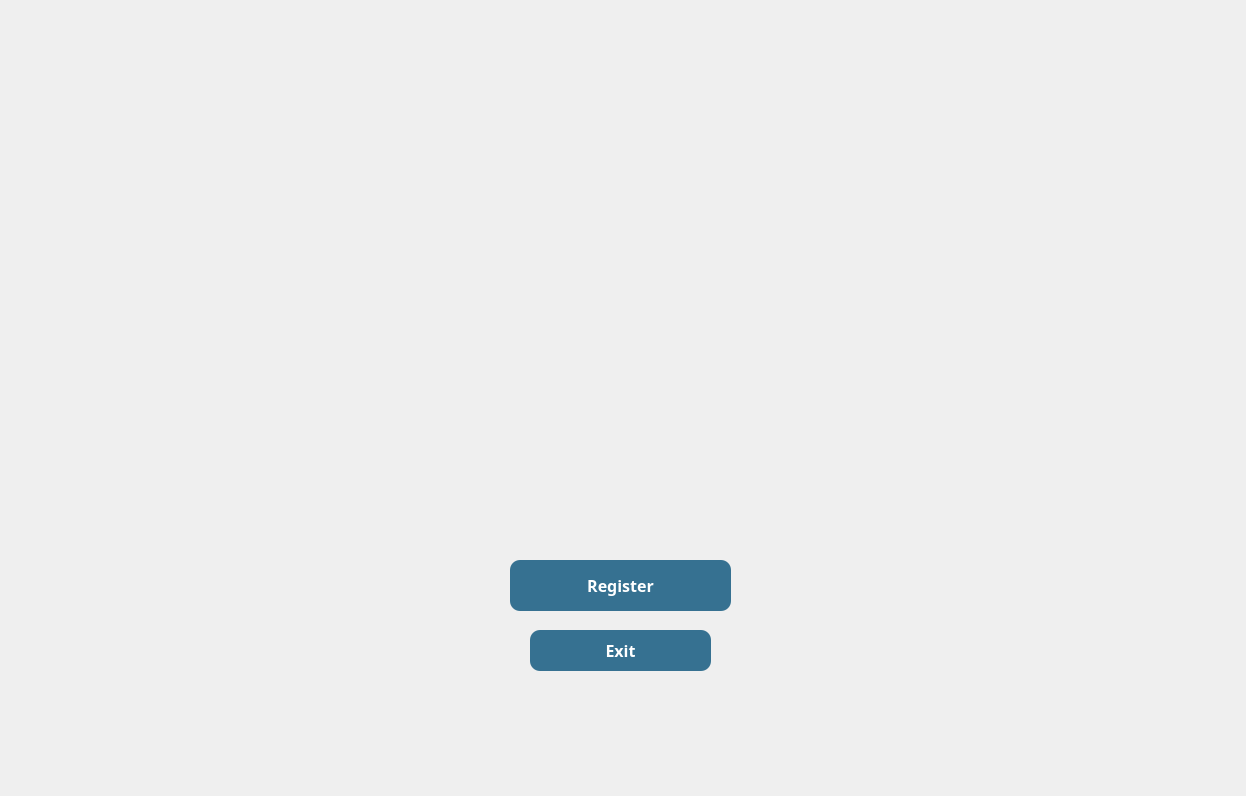
<?xml version="1.0" encoding="UTF-8"?>
<ui version="4.0">
 <class>Dialog</class>
 <widget class="QDialog" name="Dialog">
  <property name="geometry">
   <rect>
    <x>0</x>
    <y>0</y>
    <width>1246</width>
    <height>796</height>
   </rect>
  </property>
  <property name="windowTitle">
   <string>Dialog</string>
  </property>
  <widget class="QLabel" name="label">
   <property name="geometry">
    <rect>
     <x>0</x>
     <y>0</y>
     <width>1246</width>
     <height>796</height>
    </rect>
   </property>
   <property name="acceptDrops">
    <bool>true</bool>
   </property>
   <property name="text">
    <string/>
   </property>
   <property name="pixmap">
    <pixmap>images/background registration 1.png</pixmap>
   </property>
   <property name="scaledContents">
    <bool>true</bool>
   </property>
   <property name="wordWrap">
    <bool>false</bool>
   </property>
  </widget>
  <widget class="QPushButton" name="regbutt">
   <property name="geometry">
    <rect>
     <x>510</x>
     <y>560</y>
     <width>221</width>
     <height>51</height>
    </rect>
   </property>
   <property name="font">
    <font>
     <family>Arial Black</family>
     <pointsize>12</pointsize>
     <italic>false</italic>
     <bold>true</bold>
    </font>
   </property>
   <property name="cursor">
    <cursorShape>PointingHandCursor</cursorShape>
   </property>
   <property name="mouseTracking">
    <bool>true</bool>
   </property>
   <property name="tabletTracking">
    <bool>true</bool>
   </property>
   <property name="acceptDrops">
    <bool>false</bool>
   </property>
   <property name="styleSheet">
    <string notr="true">QWidget#regbutt{
background-color: rgb(54, 113, 145);
font: 900 12pt &quot;Arial Black&quot;; color : rgb(255, 255, 255);
border-radius: 10px;}

QWidget#regbutt:hover {
    
    background-color: rgb(251, 176, 59); 
    border: 2px solid #388E3C; 
    padding: 10px 20px; 
    font-size: 15px; 
}</string>
   </property>
   <property name="text">
    <string>Register</string>
   </property>
  </widget>
  <widget class="QWidget" name="widget" native="true">
   <property name="geometry">
    <rect>
     <x>0</x>
     <y>0</y>
     <width>120</width>
     <height>80</height>
    </rect>
   </property>
  </widget>
  <widget class="QPushButton" name="exitbutt">
   <property name="geometry">
    <rect>
     <x>530</x>
     <y>630</y>
     <width>181</width>
     <height>41</height>
    </rect>
   </property>
   <property name="font">
    <font>
     <family>Arial Black</family>
     <pointsize>12</pointsize>
     <italic>false</italic>
     <bold>true</bold>
    </font>
   </property>
   <property name="cursor">
    <cursorShape>PointingHandCursor</cursorShape>
   </property>
   <property name="mouseTracking">
    <bool>true</bool>
   </property>
   <property name="tabletTracking">
    <bool>true</bool>
   </property>
   <property name="acceptDrops">
    <bool>false</bool>
   </property>
   <property name="styleSheet">
    <string notr="true">QWidget#exitbutt{
background-color: rgb(54, 113, 145);
font: 900 12pt &quot;Arial Black&quot;; color : rgb(255, 255, 255);
border-radius: 10px;}

QWidget#exitbutt:hover {
    
    background-color: rgb(251, 176, 59); 
    border: 2px solid #388E3C; 
    padding: 10px 20px; 
    font-size: 15px; 
}</string>
   </property>
   <property name="text">
    <string>Exit</string>
   </property>
  </widget>
 </widget>
 <resources/>
 <connections/>
</ui>
